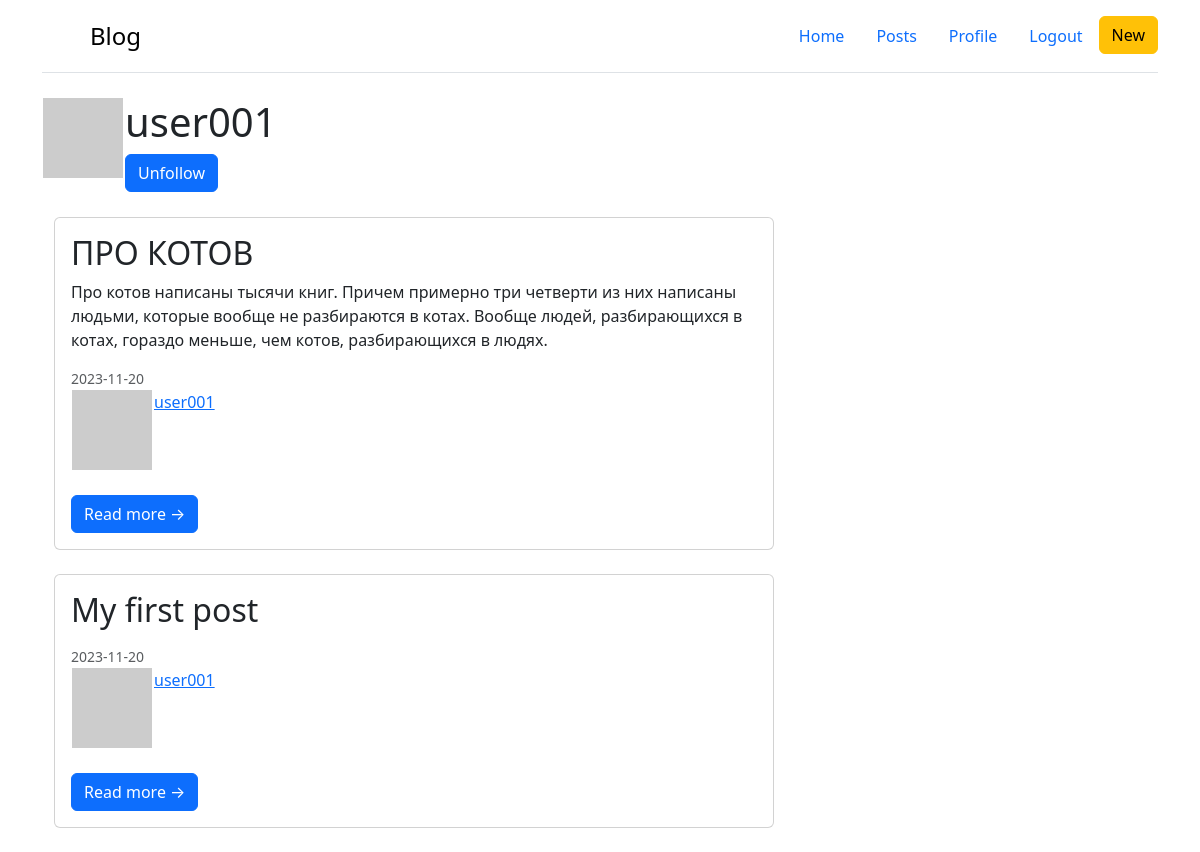
Page /profile/user001 (signed in) on the committed database.
### app/models.py (models this page shows, shortened)
class User(UserMixin, db.Model):
    id  = db.Column(db.Integer, primary_key=True)
    username = db.Column(db.String(64), index=True, unique=True)
    email = db.Column(db.String(120), index=True, unique=True)
    password_hash = db.Column(db.String(128))
    posts = db.relationship('Article', backref='author', lazy='dynamic')
    about_me = db.Column(db.String(140))
    last_seen = db.Column(db.DateTime, default=datetime.utcnow)
    followed = db.relationship(
        'User', secondary=followers,
        primaryjoin=(followers.c.follower_id == id),
        secondaryjoin=(followers.c.followed_id == id),
        backref=db.backref('followers', lazy='dynamic'),
        lazy='dynamic')
    def avatar(self, size):
        digest = md5(self.email.lower().encode('utf-8')).hexdigest()
        return 'https://www.gravatar.com/avatar/{}?d=identicon&s={}'.format(
            digest, size)
    def is_following(self, user):
        return self.followed.filter(
            followers.c.followed_id == user.id).count() > 0

class Article(db.Model):
    id    = db.Column(db.Integer, primary_key=True)
    title = db.Column(db.String(100), nullable=False)
    intro = db.Column(db.String(300), nullable=False)
    text  = db.Column(db.Text, nullable=False)
    date  = db.Column(db.DateTime, default=datetime.utcnow)
    user_id = db.Column(db.Integer, db.ForeignKey('user.id'))

### app/routes.py (the view)
@app.route("/profile/<username>")
@login_required
def profile(username):
    user = User.query.filter_by(username=username).first_or_404()
    posts = Article.query.filter_by(user_id=user.id).order_by(Article.date.desc()).all()
    return render_template("profile.html", user=user, posts=posts)

### app/models.py (called while the page is built)
@login.user_loader
def load_user(id):
    return User.query.get(int(id))

### app/routes.py (called while the page is built)
@app.before_request
def before_request():
    if current_user.is_authenticated:
        current_user.last_seen = datetime.utcnow()
        db.session.commit()

### app/templates/profile.html (shortened to what this page needs)
{% extends 'base.html' %}
{% block body %}
    <table>
        <tr valign="top">
            <td><img src="{{ user.avatar(128) }}"></td>
            <td>
                <h1>{{ user.username }}</h1>
                {% if user == current_user %}
                    <a href="{{ url_for('edit_profile') }}" class="btn btn-primary">Edit your profile</a>
                {% elif not current_user.is_following(user) %}
                    <a href="{{ url_for('follow', username=user.username) }}" class="btn btn-primary">Follow</a>
                {% else %}
                    <a href="{{ url_for('unfollow', username=user.username) }}" class="btn btn-primary">Unfollow</a>
                {% endif %}
            </td>
        </tr>
    </table>
    <br>
    <div class="container">
        {% for post in posts %}
            {% include '_post.html' %}
        {% endfor %}
    </div>
{% endblock %}

### app/templates/base.html (shortened to what this page needs)
<!DOCTYPE html>
<html lang="ru">
<head>
    <link rel="stylesheet" href="{{ url_for('static', filename='css/main.css') }}"/>
    <link href="https://cdn.jsdelivr.net/npm/bootstrap@5.3.2/dist/css/bootstrap.min.css" rel="stylesheet">
</head>
<body>
    <div class="container">
        <header class="d-flex flex-wrap align-items-center justify-content-center justify-content-md-between py-3 mb-4 border-bottom">
            <a href="/" class="d-flex align-items-center mb-3 mb-md-0 me-md-auto link-body-emphasis text-decoration-none">
              <svg class="bi me-2" width="40" height="32"><use xlink:href="#bootstrap"></use></svg>
              <span class="fs-4">Blog</span>
            </a>
            <ul class="nav nav-pills">
              <li class="nav-item"><a href="/" class="nav-link" aria-current="page">Home</a></li>
              <li class="nav-item"><a href={{ url_for('posts') }} class="nav-link">Posts</a></li>
              {% if current_user.is_anonymous %}
                <li class="nav-item"><a href={{ url_for('login') }} class="nav-link">Login</a></li>
                <li class="nav-item"><a href={{ url_for('sign_up') }} class="nav-link">Sign up</a></li>
              {% else %}
                <li class="nav-item"><a href={{ url_for('profile', username=current_user.username) }} class="nav-link">Profile</a></li>
                <li class="nav-item"><a href={{ url_for('logout') }} class="nav-link">Logout</a></li>
              {% endif %}
              <li class="nav-item"><a href={{ url_for('create_article') }} class="btn btn-warning">New</a></li>
            </ul>
        </header>
        {% block body %}{% endblock %}
    </div>
</body>
</html>

### app/templates/_post.html
<div class="row">
    <div class="col-lg-8">
        <div class="card mb-4">
            <div class="card-body">
                <h2 class="card-title">{{ post.title }}</h2>
                <p class="card-text">{{ post.intro }}</p>
                <div class="small text-muted">{{ post.date.date() }}</div>
                {% with author = post.author %}
                    {% if author %}
                        <table>
                            <tr valign="top">
                                <td><img src="{{ author.avatar(36) }}"></td>
                                <td><a href="{{ url_for('profile', username=author.username) }}">{{post.author.username}}</a></td>
                            </tr>
                        </table>
                    {% endif %}
                {% endwith %}<br>
                <a class="btn btn-primary" href='/posts/{{ post.id }}'>Read more →</a>
            </div>
        </div>
    </div>
</div>

### rows in the picture
User: username "user001"
Article: title "ПРО КОТОВ", intro "Про котов написаны тысячи книг. Причем примерно три четверти из них написаны людьми, которые вообще не разбираются в котах. Вообще людей, разбирающихся в котах, гораздо меньше, чем котов, разбирающихся в людях.", date "2023-11-20", author.username "user001"
Article: title "My first post", date "2023-11-20", author.username "user001"
